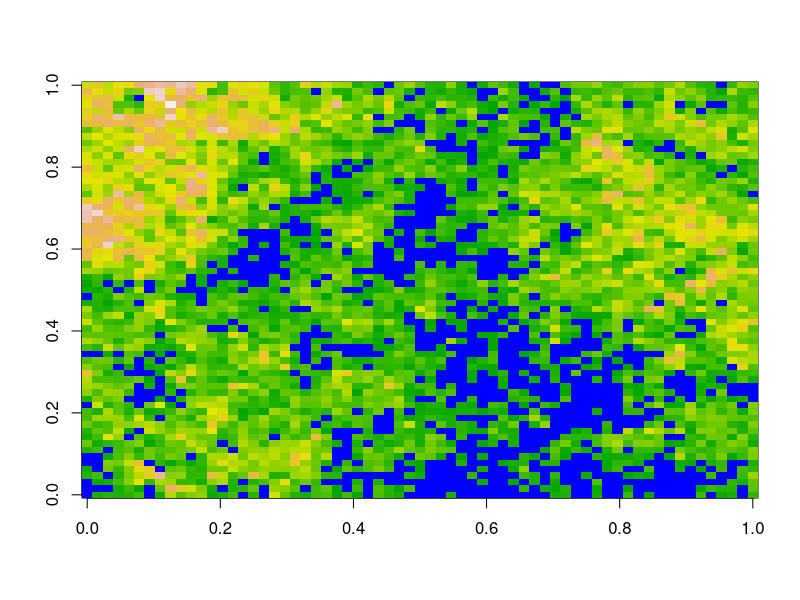

Recreate this plot in R. (Note: this script raises an error after producing the figure.)
terrain <- function(n = 6 , water = .2, noise = c(5, 5)){

	make.terrain <- function(n, sd = noise[1]){
		# making the maktrix for the terrain and assigning the 4 corners
		env <- matrix (NA, nrow = 2 ^ n + 1, ncol = 2 ^ n + 1)
		env[1,1] <- rnorm(1, 0, sd)
		env[1,ncol(env)] <- rnorm(1, 0, sd)
		env[ncol(env),1] <- rnorm(1, 0, sd)
		env[ncol(env),ncol(env)] <- rnorm(1, 0, sd)
		return(env)
	}

	diamond.step <- function(env, sd = noise[2]){
		# finding the center and giving it a value
		center <- mean(c(env[1,1], env[1,ncol(env)], env[ncol(env),1], env[ncol(env),ncol(env)]))
		center <- rnorm(1, center, sd)
		env[ceiling(ncol(env) / 2), ceiling(ncol(env) / 2)] <- center
		return(env)
	}

	square.step <- function(env, sd = noise[2]){
		# finding the 4 points that corospond with the sides of each matrix and giving them values
		center <- env[ceiling((ncol(env) / 2)), ceiling((ncol(env) / 2))]
		env[1, ceiling(ncol(env) / 2)] <- rnorm(1, mean(c(env[1,1], env[1,ncol(env)], center)), sd)
		env[ceiling(ncol(env) / 2), ncol(env)] <- rnorm(1, mean(c(env[1,ncol(env)], env[ncol(env),ncol(env)], center)), sd)
		env[ncol(env), ceiling(ncol(env) / 2)] <- rnorm(1, mean(c(env[ncol(env),ncol(env)], env[ncol(env), 1], center)), sd)
		env[ceiling(ncol(env) / 2), 1] <- rnorm(1, mean(c(env[1,1], env[ncol(env),ncol(env)], center)), sd)
		return(env)
	}

	env <- make.terrain(n)

	# loop through the subseted matricies and apply the diamond.step and then the square.step to all
	for(i in 2 ^ (n:1)){
		s <- seq(1,ncol(env), by = i)
		for(r in 1:(length(s) - 1)){
			for(c in 1:(length(s) - 1)){
				env[s[r]:s[r + 1], s[c]:s[c + 1]] <- diamond.step(env[s[r]:s[r + 1], s[c]:s[c + 1]])
			}
		}
		for(r in 1:(length(s) - 1)){
			for(c in 1:(length(s) - 1)){
				env[s[r]:s[r + 1], s[c]:s[c + 1]] <- square.step(env[s[r]:s[r + 1], s[c]:s[c + 1]])
			}
		}
	}

	# changeing the selected quantile on the matrix to NA (water)
	env <- replace(env, env <= quantile(env, probs = water) , NA)

	# creating a second matrix that represents the presence of water
	water <- matrix(0, nrow = nrow(env), ncol = ncol(env))
	water <- replace(water, is.na(env), 1)

	# imaging both the terrain and the water
	image(env, col = terrain.colors(length(env)))
	image(water, col = c(NA, "blue"), add = TRUE)

	return(env)
}

terrain <- terrain() # example

##### end of terrain (know for sure that this function works) #####

new.plant <- function(enz1, enz2, enz3, val1 = 25, val2 = 12.5, val3 = 6.25){
  output <- matrix(c(enz1, enz2, enz3, val1, val2, val3), nrow = 3, ncol = 2)
	return(output)
}

##### end of new.plant (this works, but creates a list. Will have to make sure there is no error in evo.test)

new.loc.plant <- function(plants, row, col, terrain){
  possible.location <- as.matrix(expand.grid(row + c(-1, 0, 1), col + c(-1, 0, 1)))

  # get rid of the points outside of the matrix
  out <- numeric()
  for(i in 1:nrow(possible.location)){
    if(possible.location[i, 1] > nrow(plants) || possible.location[i, 2] > nrow(plants) || possible.location[i, 1] == 0 || possible.location[i, 2] == 0 && class(possible.location) == "matrix")
      out <- c(out, i)
  }

  if(length(out) != 0)
    possible.location <- possible.location[- out, ]

  # get rid of locations that are water ***
  water <- numeric()
  for(i in 1:nrow(possible.location)){
    if(is.na(plants[possible.location[i, 1], possible.location[i, 2]]) && class(possible.location) == "matrix")
      water <- c(water, i)
  }

  if(length(water) != 0)
    possible.location <- possible.location[- water, ]

  # get rid of values outside of the height limit
  # quantiles for terrain height that constrain plant placement
  quant.p1 <- quantile(terrain, probs = .22, na.rm = TRUE)
  quant.p2 <- quantile(terrain, probs = seq(.2, .42), na.rm = TRUE)
  quant.p3 <- quantile(terrain, probs = seq(.4, .62), na.rm = TRUE)
  quant.p4 <- quantile(terrain, probs = seq(.6, .82), na.rm = TRUE)
  quant.p5 <- quantile(terrain, probs = seq(.8, 1), na.rm = TRUE)

  height <- numeric()
	if(class(possible.location) != 'matrix'){
		if(plants[row,col] == 'p1' && class(possible.location) == "matrix" && terrain[possible.location[i, 1], possible.location[i, 2]] <= as.numeric(quant.p1))
      height <- c(height, i)
    if(plants[row,col] == 'p2' && class(possible.location) == "matrix" && terrain[possible.location[i, 1], possible.location[i, 2]] <= as.numeric(quant.p2))
      height <- c(height, i)
    if(plants[row,col] == 'p3' && class(possible.location) == "matrix" && terrain[possible.location[i, 1], possible.location[i, 2]] <= as.numeric(quant.p3))
        height <- c(height, i)
    if(plants[row,col] == 'p4' && class(possible.location) == "matrix" && terrain[possible.location[i, 1], possible.location[i, 2]] <= as.numeric(quant.p4))
      height <- c(height, i)
    if(plants[row,col] == 'p5' && class(possible.location) == "matrix" && terrain[possible.location[i, 1], possible.location[i, 2]] <= as.numeric(quant.p5))
        height <- c(height, i)
	} else{
  	for(i in 1:nrow(possible.location)){
    	if(plants[row,col] == 'p1' && class(possible.location) == "matrix" && terrain[possible.location[i, 1], possible.location[i, 2]] <= as.numeric(quant.p1))
      	height <- c(height, i)
    	if(plants[row,col] == 'p2' && class(possible.location) == "matrix" && terrain[possible.location[i, 1], possible.location[i, 2]] <= as.numeric(quant.p2))
      	height <- c(height, i)
    	if(plants[row,col] == 'p3' && class(possible.location) == "matrix" && terrain[possible.location[i, 1], possible.location[i, 2]] <= as.numeric(quant.p3))
        height <- c(height, i)
    	if(plants[row,col] == 'p4' && class(possible.location) == "matrix" && terrain[possible.location[i, 1], possible.location[i, 2]] <= as.numeric(quant.p4))
      	height <- c(height, i)
    	if(plants[row,col] == 'p5' && class(possible.location) == "matrix" && terrain[possible.location[i, 1], possible.location[i, 2]] <= as.numeric(quant.p5))
        height <- c(height, i)
  	}
	}

  if(length(height) != 0)
    possible.location <- possible.location[- height, ]

  # if there is only the origin left exit reproduce function **
  if(class(possible.location) != "matrix" || length(possible.location) == 0)
    return(possible.location <- c(possible.location, row, col))

  # get rid of reproducing cell ** possible.location[i,1]
  origin <- numeric()
  for(i in 1: nrow(possible.location)){
    if(possible.location[i, 1] == row && possible.location[i, 2] == col)
      origin <- c(origin, i)
  }
	if(length(origin) != 0){
  	possible.location <- possible.location[- origin, ]
	}

  # randomly select which location to reproduce in
  new.location <- numeric()
  if(class(possible.location) != "matrix"){
    return(new.location <- c(new.location, possible.location[1], possible.location[2]))
  }else{
    random.row <- sample(seq(1,nrow(possible.location)), size = 1)
    return(new.location <- c(new.location, possible.location[random.row, 1], possible.location[random.row, 2]))
  }
}

##### end of new.loc.plant

plant.timestep <- function(plants, terrain){

    survive <- function(cell){
      if(is.na(cell))
        return(NA)
      if(cell == "")
        return("")
      if(runif(1) <= .8){
        return(cell)
      }else{
        return(cell <- "")
      }
    }

    compete <- function(cell_1, cell_2){
      return(cell_2 <- sample(c(cell_1, cell_2), size = 1))
    }

    reproduce.plant <- function(row, col, plants, terrain){
      if(runif(1) <= .5){
        new.location <- new.loc.plant(plants, row, col, terrain)
        # checks for competetion
				#print(plants[new.location[1], new.location[2]] == "")
				#print(plants[new.location[1], new.location[2]])
        if(plants[new.location[1], new.location[2]] == ""){
          plants[new.location[1], new.location[2]] <- plants[row, col]
        }else{
          compete(plants[row, col], plants[new.location[1], new.location[2]])
        }
      }
      return(plants)
    }

    # determine if each plant in each cell survives
    for(r in 1:nrow(terrain)){
      for(c in 1:ncol(terrain)){
        plants[r, c] <- survive(plants[r, c])
        if(is.na(plants[r, c]) == FALSE && plants[r, c] != "")
          plants <- reproduce.plant(r, c, plants, terrain)
      }
    }

    return(plants)
  }

##### end of plant.timesteps

# return a new herbivore (list)
# use the ID (output[[1]]) to hold the position in the herbivore matrix
# get and manipulate information from the .csv by ID (row)
new.herbivore <- function(herbivore.log, ID, health, age, b1, b2, b3, b4, b5, b6, b7, b8, b9, b10, b11, b12, b13, b14, b15, b16, b17, b18, b19, b20){
  x <- matrix(c(ID, health, age, b1, b2, b3, b4, b5, b6, b7, b8, b9, b10, b11, b12, b13, b14, b15, b16, b17, b18, b19, b20), nrow = 1, ncol = 23)
  herbivore.log <- rbind(herbivore.log, x)
  return(herbivore.log)
}


herbivore.log <- new.herbivore(herbivore.log, 1, 100, 50, 'A', 'A', 'A', 'A', 'A', 'T', 'T', 'T', 'T', 'T', 'G', 'G', 'G', 'G', 'G', 'C', 'C', 'C', 'C', 'C')


temp <- herbivore.log[which(herbivore.log[, 'ID'] == 1), ] # replace number with i in a loop
temp['age'] ## example
temp['health'] ## example

##### end of new.herbivore

new.loc.herb <- function(mat, row, col){
  possible.location <- as.matrix(expand.grid(row + c(-1, 0, 1), col + c(-1, 0, 1)))

  # get rid of the points outside of the matrix
  out <- numeric()
  for(i in 1:nrow(possible.location)){
    if(possible.location[i, 1] > nrow(mat) || possible.location[i, 2] > nrow(mat) || possible.location[i, 1] == 0 || possible.location[i, 2] == 0)
      out <- c(out, i)
  }

  if(length(out) != 0)
    possible.location <- possible.location[- out, ]

  # get rid of locations that are water
  water <- numeric()
  for(i in 1:nrow(possible.location)){
    if(is.na(mat[possible.location[i, 1], possible.location[i, 2]]))
      water <- c(water, i)
  }

  if(length(water) != 0)
    possible.location <- possible.location[- water, ]

  # if there is only the origin left exit reproduce function
  if(class(possible.location) != "matrix")
    return(possible.location <- c(possible.location, row, col))

  herbs <- numeric()
  for(i in 1:nrow(possible.location)){
    if(mat[possible.location[i, 1], possible.location[i, 2]] != 0)
      herbs <- c(herbs, i)
  }

  if(length(herbs) != 0)
    possible.location <- possible.location[- herbs, ]

  # if there is only the origin left exit reproduce function **
  if(class(possible.location) != "matrix")
    return(possible.location <- c(possible.location, row, col))

  # randomly select which location to reproduce in
  new.location <- numeric()
  if(class(possible.location) != "matrix"){
    return(new.location <- c(new.location, possible.location[1], possible.location[2]))
  }else{
    random.row <- sample(seq(1,nrow(possible.location)), size = 1)
    return(new.location <- c(new.location, possible.location[random.row, 1], possible.location[random.row, 2]))
  }
}

##### end of new.loc.herb

herbivore.timestep <- function(herbivores, plants, terrain, herbivore.log, ID, kill, herbivore.health, herbivore.age, herbivore.repro){
    kill <- function(plants, row, col){
    	if(runif(1) <= kill)
        	plants[row, col] <- ""
        return(plants)
    }

    reproduce.herbivore <- function(herbivores, row, col, herbivore.log, herbivore.health, herbivore.age, herbivore.repro, ID){
      if(runif(1) <= herbivore.repro){
      	new.location <- new.loc.herb(herbivores, row, col)
        temp <- herbivore.log[which(herbivore.log[, 'ID'] == ID), ]
        ID <- ID + 1
      	herbivores[new.location[1], new.location[2]] <- ID
        # will this even work? may have to return the herbivore.log as well and adjust how information is accessed in evotest.R
        herbivore.log <- new.herbivore(ID, herbivore.health, herbivore.age, temp['b1'], temp['b2'], temp['b3'], temp['b4'], temp['b5'], temp['b6'], temp['b7'], temp['b8'], temp['b9'], temp['b10'], temp['b11'], temp['b12'], temp['b13'], temp['b14'], temp['b15'], temp['b16'], temp['b17'], temp['b18'], temp['b19'], temp['b20'])
      	return(herbivores)
      }
    }

    ## modifying eat function so that it is based on health
    eat <- function(herbivores, plants, row, col, kill, herbivore.log, ID){
      temp <- herbivore.log[which(herbivore.log[, 'ID'] == ID), ]
      prob <- c(1 - as.int(temp['health'])/100, as.int(temp['health'])/100)
      if(sample(c(TRUE, FALSE), 1, replace = FALSE, prob = prob)){
      	## herbivores[row, col] <- 5
        herb.id <- herbivores[r, c]
        ## health is based on plaaaaaaaaants!
        temp2 <- herbivore.log[which(herbivore.log[, 'ID'] == herb.id), ]
      	kill(plants, row, col, kill)
      }else{
      	move(herbivores, row, col)
      }
      return(list(herbivores, plants))
    }

    move <- function(herbivores, row, col){
      new.location <- new.loc.herb(herbivores, row, col)
      herbivores[new.location[1], new.location[2]] <- herbivores[row, col]
      herbivores[row, col] <- 0
      return(herbivores)
    }

    for(r in 1:nrow(terrain)){
      for(c in 1:ncol(terrain)){
        if(herbivores[r, c] != 0 && is.na(herbivores[r, c]) == FALSE){
          if(is.na(plants[r, c]) == FALSE && plants[r, c] != ""){
            herb.id <- herbivores[r, c]
            temp <- herbivore.log[which(herbivore.log[, 'ID'] == herb.id), ]
            if(as.int(temp['health']) >= 50){
              reproduce.herbivore(herbivores, r, c, herbivore.log, herbivore.health, herbivore.age, herbivore.repro, ID)
            }
            eat(herbivores, plants, r, c, info.herb)
          }else{
            move(herbivores, r, c)
          }
        }
      }
    }
    return(list(herbivores, plants))
  }

##### end of herbivore.timestep

evo.test <- function(terrain, timesteps = 50, herbivore.health = 100, herbivore.age = 50, herbivore.frac = .1, herbivore.repro = .5, kill = .1){
  #info.herb <- setup.herbivores(herbivore.health, herbivore.age, herbivore.frac, herbivore.repro, kill)

  # create plants array
  plant.generation <- array(data = "", dim = c(nrow(terrain), ncol(terrain), (timesteps + 1)))

  # plants are randomly assigned the three enzymes that digest them
  # the order of the enzymes gives the amount of health returned to the herbivore
  enz <- c('a', 'b', 'c', 'd', 'e', 'f', 'g', 'h', 'i', 'j', 'k', 'l', 'm', 'n', 'o', 'p')

  for(i in 1:3){
    temp <- sample(enz, size = 3, replace = FALSE)
  }
  p1 <- new.plant(temp[1], temp[2], temp[3])
  possible.enz <- c(temp[1], temp[2], temp[3])

  for(i in 1:3){
    temp <- sample(enz, size = 3, replace = FALSE)
  }
  p2 <- new.plant(temp[1], temp[2], temp[3])
  possible.enz <- c(possible.enz, temp[1], temp[2], temp[3])

  for(i in 1:3){
    temp <- sample(enz, size = 3, replace = FALSE)
  }
  p3 <- new.plant(temp[1], temp[2], temp[3])
  possible.enz <- c(possible.enz, temp[1], temp[2], temp[3])

  for(i in 1:3){
    temp <- sample(enz, size = 3, replace = FALSE)
  }
  p4 <- new.plant(temp[1], temp[2], temp[3])
  possible.enz <- c(possible.enz, temp[1], temp[2], temp[3])

  for(i in 1:3){
    temp <- sample(enz, size = 3, replace = FALSE)
  }
  p5 <- new.plant(temp[1], temp[2], temp[3])
  possible.enz <- c(possible.enz, temp[1], temp[2], temp[3])

  # creates count values for present enzymes
  na = nb = nc = nd = ne = nf = ng = nh = ni = nj = nk = nl = nm = nn = no = np = 0
  for(i in 1:15){
    if(possible.enz[i] == 'a'){
      na = na + 1
    }else if(possible.enz[i] == 'b'){
      nb = nb + 1
    }else if(possible.enz[i] == 'c'){
      nc = nc + 1
    }else if(possible.enz[i] == 'd'){
      nd = nd + 1
    }else if(possible.enz[i] == 'e'){
      ne = ne + 1
    }else if(possible.enz[i] == 'f'){
      nf = nf + 1
    }else if(possible.enz[i] == 'g'){
      ng = ng + 1
    }else if(possible.enz[i] == 'h'){
      nh = nh + 1
    }else if(possible.enz[i] == 'i'){
      ni = ni + 1
    }else if(possible.enz[i] == 'j'){
      nj = nj + 1
    }else if(possible.enz[i] == 'k'){
      nk = nk + 1
    }else if(possible.enz[i] == 'l'){
      nl = nl + 1
    }else if(possible.enz[i] == 'm'){
      nm = nm + 1
    }else if(possible.enz[i] == 'n'){
      nn = nn + 1
    }else if(possible.enz[i] == 'o'){
      no = no + 1
    }else{
      np = np + 1
    }
  }

  # generates an ordered list of the most used to least used enzymes, will select the first 3 then 1 random one after
  position <- c('na', 'nb', 'nc', 'nd', 'ne', 'nf', 'ng', 'nh', 'ni', 'nj', 'nk', 'nl', 'nm', 'nn', 'no', 'np')
  enz.count <- c(na, nb, nc, nd, ne, nf, ng, nh, ni, nj, nk, nl, nm, nn, no, np)
  to.use <- c()
  for(i in max(enz.count):1){
    temp <- which(enz.count %in% i)
    to.use <- c(to.use, position[temp])
  }

  # quantiles for terrain height that constrain plant placement
  quant.p1 <- quantile(terrain, probs = .22, na.rm = TRUE)
  quant.p2 <- quantile(terrain, probs = seq(.2, .42), na.rm = TRUE)
  quant.p3 <- quantile(terrain, probs = seq(.4, .62), na.rm = TRUE)
  quant.p4 <- quantile(terrain, probs = seq(.6, .82), na.rm = TRUE)
  quant.p5 <- quantile(terrain, probs = seq(.8, 1), na.rm = TRUE)

  # createing a log file for plants' enzymes
  file.create(file = "plant_enzymes.csv")
  a <- data.frame('enz1', 'enz2', 'enz3')
  b <- data.frame(p1[1, 1], p1[2, 1], p1[3, 1])
  c <- data.frame(p2[1, 1], p2[2, 1], p2[3, 1])
  d <- data.frame(p3[1, 1], p3[2, 1], p3[3, 1])
  e <- data.frame(p4[1, 1], p4[2, 1], p4[3, 1])
  f <- data.frame(p5[1, 1], p5[2, 1], p5[3, 1])
  write.table(a, file = "plant_enzymes.csv", sep = ",", append = TRUE, quote = FALSE, col.names = FALSE, row.names = FALSE)
  write.table(b, file = "plant_enzymes.csv", sep = ",", append = TRUE, quote = FALSE, col.names = FALSE, row.names = FALSE)
  write.table(c, file = "plant_enzymes.csv", sep = ",", append = TRUE, quote = FALSE, col.names = FALSE, row.names = FALSE)
  write.table(d, file = "plant_enzymes.csv", sep = ",", append = TRUE, quote = FALSE, col.names = FALSE, row.names = FALSE)
  write.table(e, file = "plant_enzymes.csv", sep = ",", append = TRUE, quote = FALSE, col.names = FALSE, row.names = FALSE)
  write.table(f, file = "plant_enzymes.csv", sep = ",", append = TRUE, quote = FALSE, col.names = FALSE, row.names = FALSE)

  # creating a log matrix to keep track of herbivores
  ## file.create("herbivore_log.csv")
  ## write.table(x, file = "herbivore_log.csv", sep = ",", append = TRUE, quote = FALSE, col.names = FALSE, row.names = FALSE)

  matrix.info <- c('ID', 'health', 'age', 'b1', 'b2', 'b3', 'b4', 'b5', 'b6', 'b7', 'b8', 'b9', 'b10', 'b11', 'b12', 'b13', 'b14', 'b15', 'b16', 'b17', 'b18', 'b19', 'b20')
  herbivore.log <- matrix(nrow = 1, ncol = 23) ## will use rbind to add new herbivores to the matrix
  colnames(herbivore.log) <- matrix.info

  # creating herbivore array
  herbivore.generation <- array(data = 0, dim = c(nrow(terrain), ncol(terrain), (timesteps + 1)))
  selected <- to.dna(to.use[1:3])
  remainder <- setdiff(enz, to.use[1:3])
  ID = 1 # identification for each herbivore made

  # populating initial plant and herbivore timestep (at 0)
  for(r in 1:nrow(terrain)){
    for(c in 1:ncol(terrain)){
      if(is.na(terrain[r,c]) && is.array(plant.generation)){
        plant.generation[r, c, 1] <- NA
        #herbivore.generation[r, c, 1] <- NA
      }else if(terrain[r,c] <= as.numeric(quant.p1)){
        # make sure plants are not placed outside of their quantile for height
        plant.generation[r, c, 1] <- sample(c('p1', ""), size = 1)
      }else if(terrain[r,c] <= as.numeric(quant.p2)){
        plant.generation[r, c, 1] <- sample(c('p2', ""), size = 1)
      }else if(terrain[r,c] <= as.numeric(quant.p3)){
        plant.generation[r, c, 1] <- sample(c('p3', ""), size = 1)
      }else if(terrain[r,c] <= as.numeric(quant.p4)){
        plant.generation[r, c, 1] <- sample(c('p4', ""), size = 1)
      }else if(terrain[r,c] <= as.numeric(quant.p5))
        plant.generation[r, c, 1] <- sample(c('p5', ""), size = 1)
        if(rnorm(1) <= herbivore.frac){
          ## select 3 most common enzymes that are present in any plants and randomly select the 4th enzyme from any of the remaining combinations
          rand.enz <- sample(1, remainder)
          rand.enz <- to.dna(rand.enz)
          init.bases <- c(selected, rand.enz)

          herbivore.generation[r, c, 1] <- new.herbivore(herbivore.log, ID, herbivore.health, herbivore.age, init.bases[1], init.bases[2], init.bases[3], init.bases[4], init.bases[5], init.bases[6], init.bases[7], init.bases[8], init.bases[9], init.bases[10], init.bases[11], init.bases[12], init.bases[13], init.bases[14], init.bases[15], init.bases[16], init.bases[17], init.bases[18], init.bases[19], init.bases[20],)
          ID <- ID + 1
        }
        else{
          herbivore.generation[r, c, 1] <- 0
        }
    }
  }

  # run each timestep of the simulation
  for(i in seq(2, timesteps + 1)){
    plant.generation[, , i] <- plant.timestep(plant.generation[, , (i - 1)], terrain)
    eco <- herbivore.timestep(herbivore.generation[, , (i - 1)], plant.generation[, , i], terrain, herbivore.health, herbivore.age, herbivore.frac, herbivore.repro, kill, ID)
    herbivore.generation[, , i] <- eco[[1]]
    plant.generation[, , i] <- eco[[2]]
  }
  final.timestep <- as.matrix(plant.generation[, , timesteps +1])
  image(final.timestep, col = "purple", add = TRUE)
  #return(list(plant.generation, herbivore.generation))
  return(plant.generation)
}

test <- evo.test(terrain)

##### end of evo.test

# function that converts 5 base sequence into the enzyme (number)
to.enz <- function(b1, b2, b3, b4, b5){
  x <- list(b1, b2, b3, b4, b5)
  DNA <- list('A' = 0, 'T' = 1, 'G' = 2, 'C' = 3)
  Enz <- list('0' = 'a', '1' = 'b', '2' = 'c', '3' = 'd', '4' = 'e', '5' = 'f', '6' = 'g', '7' = 'h', '8' = 'i', '9' = 'j', '10' = 'k', '11' = 'l', '12' = 'm', '13' = 'n', '14' = 'o', '15' = 'p')
  temp <- 0
  for(i in 1:length(x)){
		base <- x[[i]]
		print(base)
    temp <- temp + DNA[[as.character(base)]]
	}
  return(Enz[as.character(temp)])
}

##### end of to.enz

to.dna <- function(to.use){
  bases <- c()
  DNA <- list('A', 'T', 'G', 'C')
  dna.list <- as.matrix(expand.grid(DNA, DNA, DNA, DNA, DNA))
  temp <- c()
  for(i in 1:nrow(dna.list)){
    if(as.character(to.enz(dna.list[i, 1], dna.list[i, 2], dna.list[i, 3], dna.list[i, 4], dna.list[i, 5])) %in% to.use && temp < 4){
      bases <- c(bases, dna.list[i, ])
      temp <- temp + 1
    } else {
			return(bases)
		}
  }
}

##### end of to.dna (need to fix)
